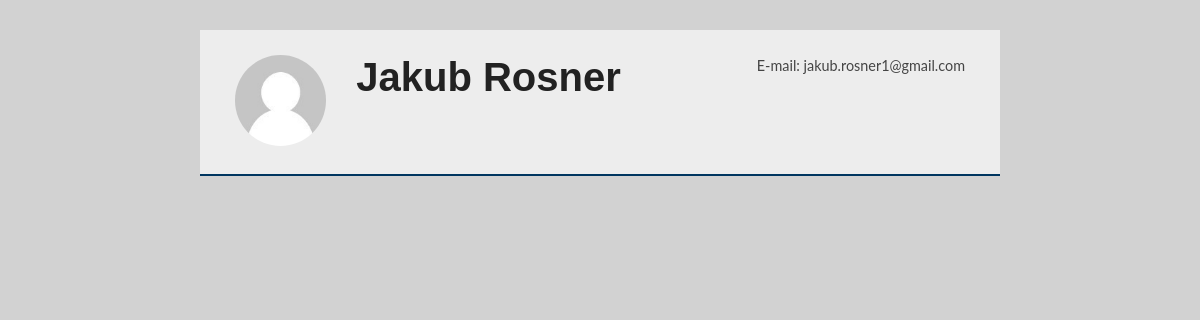
The page /template1 (signed in) on the database as committed earlier.
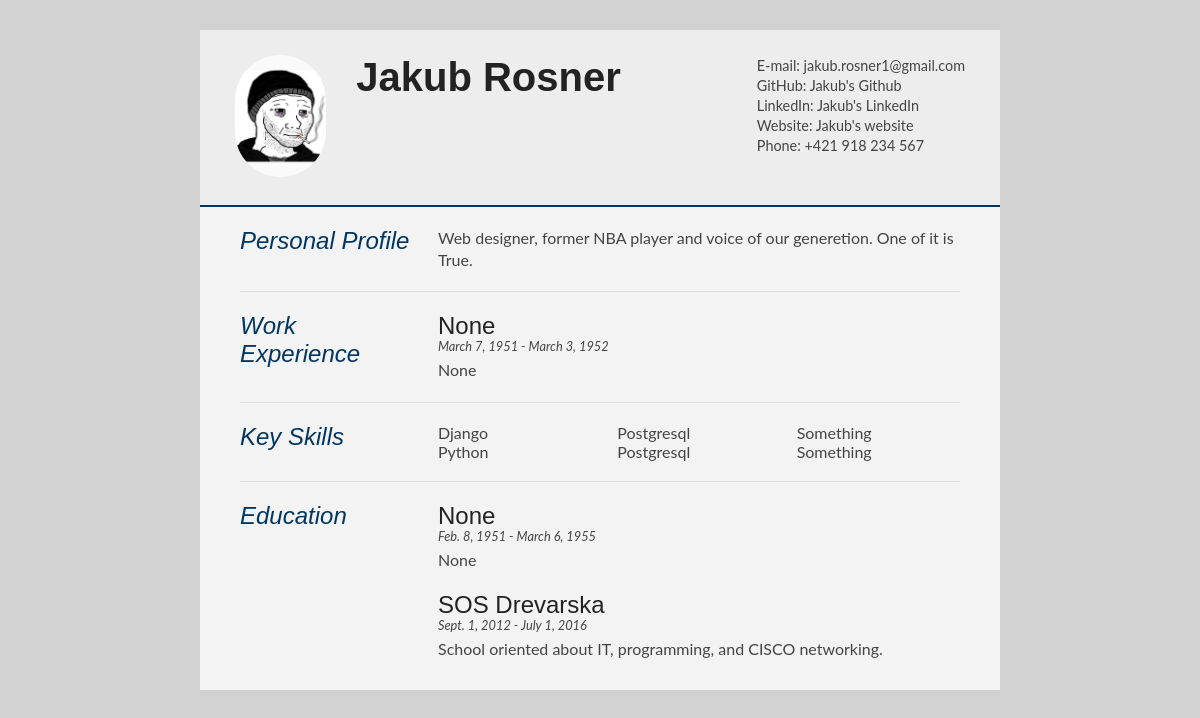
The same page on the database as committed later.
### myapp/models.py (models this page shows, shortened)
class Profile(models.Model):
    user  = models.OneToOneField(User, null = True, on_delete=models.CASCADE)
    bio = models.TextField()
    profile_pic = models.ImageField(null = True, blank = True,  upload_to = "images/profile/")
    website  = models.CharField(max_length = 255, null= True, blank = True)
    facebook = models.CharField(max_length = 255, null= True, blank = True)
    linkedin = models.CharField(max_length = 255, null= True, blank = True)
    instagram = models.CharField(max_length = 255, null= True, blank = True)
    twitter = models.CharField(max_length = 255, null= True, blank = True)
    phone = models.CharField(max_length = 255, null= True, blank = True)
    github = models.CharField(max_length = 255, null= True, blank = True)

class Experience(models.Model):
    user = models.ForeignKey(Profile, related_name="experience", null= True, on_delete=models.CASCADE)
    job_name = models.CharField(max_length=255,null= True)
    start_date = models.DateField(auto_now=False, auto_now_add=False, null = True, blank = True)
    end_date = models.DateField( auto_now=False, auto_now_add=False, null = True, blank = True)
    name = models.CharField(max_length=255,null= True,)
    description = models.TextField(max_length=500,null= True)

class KeySkill(models.Model):
    user = models.ForeignKey(Profile, related_name="skills", null= True, on_delete=models.CASCADE)
    skill = models.CharField(max_length=255, null= True, blank = True)

class Education(models.Model):
    user = models.ForeignKey(Profile, related_name="education", null= True, on_delete=models.CASCADE)
    school_name = models.CharField(max_length=255,null= True)
    start_date = models.DateField(auto_now=False, auto_now_add=False, null = True, blank = True,)
    end_date = models.DateField( auto_now=False, auto_now_add=False, null = True, blank = True)
    description = models.TextField(max_length=500,null= True)

### CVGEN/views.py (the view)
# urls.py: path('template1', Create_CV.as_view(), name = 'CV_1'),
class Create_CV(ListView):
    model = Profile
    template_name = "template1.html"

### CVGEN/templates/template1.html (shortened to what this page needs)
{%load static%}
<!DOCTYPE html>
<html>
<head>
<link type="text/css" rel="stylesheet" href="{% static 'CVGEN/css/style.css'%}">
</head>
<body id="top">
<div id="cv" class="instaFade">
	<div class="mainDetails">
		<div id="headshot" class="quickFade">
			{%if user.profile.profile_pic%}
				<img src="{{user.profile.profile_pic.url}}" alt="headshot" width="300" height="300" />
			{% else %}
				<img src="{% static 'CVGEN/images/headshot.jpg'%}" alt="headshot" />
			{% endif %}
		</div>
		<div id="name">
			<h1 class="quickFade delayTwo">{{user.first_name}} {{user.last_name}}</h1>
		</div>
		<div id="contactDetails" class="quickFade delayFour">
			<ul>
				<li>E-mail: {{user.email}}</li>
				{% if user.profile.github %}
					<li>GitHub: <a href="{{user.profile.github}}">{{user.first_name}}'s Github</a></li>
				{% endif %}
				{% if user.profile.linkedin %}
					<li>LinkedIn: <a href="{{user.profile.linkedin}}" >{{user.first_name}}'s LinkedIn</a></li>
				{% endif %}
				{% if user.profile.website%}
					<li>Website: <a href="{{user.profile.website}}">{{user.first_name}}'s website</a></li>
				{% endif %}
				{% if user.profile.phone %}
					<li>Phone: {{user.profile.phone}}</li>
				{% endif %}
			</ul>
		</div>
	</div>
	<div id="mainArea" class="quickFade delayFive">
		{% if user.profile.bio %}
		<section>
			<article>
				<div class="sectionTitle">
					<h1>Personal Profile</h1>
				</div>
				<div class="sectionContent">
					<p>{{user.profile.bio}}</p>
				</div>
			</article>
		</section>
		{% endif %}
		{% if user.profile.experience.all%}
		<section>
			<div class="sectionTitle">
				<h1>Work Experience</h1>
			</div>
			<div class="sectionContent">
			{% for experience in user.profile.experience.all %}
				<article>
					<h2>{{experience.job_name}}</h2>
					<p class="subDetails">{{experience.start_date}} - {{experience.end_date}}</p>
					<p>{{experience.description}}</p>
				</article>
			{% endfor %}
			</div>
		</section>
		{% endif %}
		{% if user.profile.skills.all %}
		<section>
			<div class="sectionTitle">
				<h1>Key Skills</h1>
			</div>
			<div class="sectionContent">
				<ul class="keySkills">
				{% for skill in user.profile.skills.all %}
					<li>{{skill.skill}}</li>
				{% endfor %}
				</ul>
			</div>
		</section>
		{% endif %}
		{% if user.profile.education.all %}
		<section>
			<div class="sectionTitle">
				<h1>Education</h1>
			</div>
			<div class="sectionContent">
				{% for education in user.profile.education.all %}
					<article>
						<h2>{{education.school_name}}</h2>
						<p class="subDetails">{{education.start_date}} - {{education.end_date}}</p>
						<p>{{education.description}}</p>
					</article>
				{% endfor %}
			</div>
		</section>
		{% endif %}
	</div>
</div>
</body>
</html>

### static/CVGEN/css/style.css (style rules this page uses)
html,body,div,span,object,iframe,h1,h2,h3,h4,h5,h6,p,blockquote,pre,abbr,address,cite,code,del,dfn,em,img,ins,kbd,q,samp,small,strong,sub,sup,var,b,i,dl,dt,dd,ol,ul,li,fieldset,form,label,legend,table,caption,tbody,tfoot,thead,tr,th,td,article,aside,canvas,details,figcaption,figure,footer,header,hgroup,menu,nav,section,summary,time,mark,audio,video { border:0; font:inherit; font-size:100%; margin:0; padding:0; vertical-align:baseline; }
article,aside,details,figcaption,figure,footer,header,hgroup,menu,nav,section { display:block; }
html, body { background: #d2d2d2; font-family: 'Lato', helvetica, arial, sans-serif; font-size: 16px; color: #222; }
p { font-size: 1em; line-height: 1.4em; margin-bottom: 20px; color: #444; }
#cv { width: 90%; max-width: 800px; background: #f3f3f3; margin: 30px auto; }
.mainDetails { padding: 25px 35px; border-bottom: 2px solid #003660; background: #ededed; }
#name h1 { font-size: 2.5em; font-weight: 700; font-family: 'Rokkitt', Helvetica, Arial, sans-serif; margin-bottom: -6px; }
#mainArea { padding: 0 40px; }
#headshot { width: 12.5%; float: left; margin-right: 30px; }
#headshot img { width: 100%; height: auto; -webkit-border-radius: 50px; border-radius: 50px; }
#name { float: left; }
#contactDetails { float: right; }
#contactDetails ul { list-style-type: none; font-size: 0.9em; margin-top: 2px; }
#contactDetails ul li { margin-bottom: 3px; color: #444; }
#contactDetails ul li a, a[href^=tel] { color: #444; text-decoration: none; -webkit-transition: all .3s ease-in; -moz-transition: all .3s ease-in; -o-transition: all .3s ease-in; -ms-transition: all .3s ease-in; transition: all .3s ease-in; }
section { border-top: 1px solid #dedede; padding: 20px 0 0; }
section:first-child { border-top: 0; }
section:last-child { padding: 20px 0 10px; }
.sectionTitle { float: left; width: 25%; }
.sectionContent { float: right; width: 72.5%; }
.sectionTitle h1 { font-family: 'Rokkitt', Helvetica, Arial, sans-serif; font-style: italic; font-size: 1.5em; color: #003660; }
.sectionContent h2 { font-family: 'Rokkitt', Helvetica, Arial, sans-serif; font-size: 1.5em; margin-bottom: -2px; }
.subDetails { font-size: 0.8em; font-style: italic; margin-bottom: 3px; }
.keySkills { list-style-type: none; -moz-column-count:3; -webkit-column-count:3; column-count:3; margin-bottom: 20px; font-size: 1em; color: #444; }
.instaFade { -webkit-animation-name: reset, fade-in; -webkit-animation-duration: 1.5s; -webkit-animation-timing-function: ease-in; -moz-animation-name: reset, fade-in; -moz-animation-duration: 0.5s; -moz-animation-timing-function: ease-in; animation-name: reset, fade-in; animation-duration: 0.5s; animation-timing-function: ease-in; }
.quickFade { -webkit-animation-name: reset, fade-in; -webkit-animation-duration: 0.5s; -webkit-animation-timing-function: ease-in; -moz-animation-name: reset, fade-in; -moz-animation-duration: 0.5s; -moz-animation-timing-function: ease-in; animation-name: reset, fade-in; animation-duration: 0.5s; animation-timing-function: ease-in; }
.delayTwo { -webkit-animation-delay: 0, 0s; -moz-animation-delay: 0, 0s; animation-delay: 0, 0s; }
.delayFour { -webkit-animation-delay: 0, 0s; -moz-animation-delay: 0, 0s; animation-delay: 0, 0s; }
.delayFive { -webkit-animation-delay: 0, 0.5s; -moz-animation-delay: 0, 0.5s; animation-delay: 0, 0.5s; }

Rows that differ between the two databases and show on the page:
added Experience: job_name "None", start_date "March 7, 1951", end_date "March 3, 1952", description "None"
added KeySkill: skill "Django"
added KeySkill: skill "Python"
added KeySkill: skill "Postgresql"
added KeySkill: skill "Postgresql"
added KeySkill: skill "Something"
added KeySkill: skill "Something"
added Education: school_name "None", start_date "Feb. 8, 1951", end_date "March 6, 1955", description "None"
added Education: school_name "SOS Drevarska", start_date "Sept. 1, 2012", end_date "July 1, 2016", description "School oriented about IT, programming, and CISCO networking."
Other text that changed with them:
{{ user.first_name }}: (not shown) → "Jakub"
{{ user.profile.phone }}: (not shown) → "+421 918 234 567"
{{ user.profile.bio }}: (not shown) → "Web designer, former NBA player and voice of our generetion. One of it is True."
text now shown: "GitHub: 's Github LinkedIn: 's LinkedIn Website: 's website Phone: Personal Profile Work Experience Key Skills Education"
